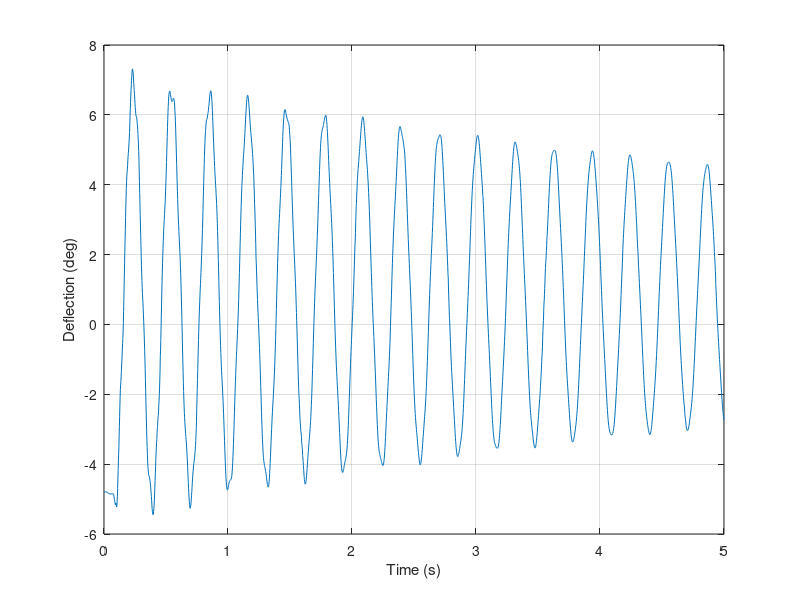

MATLAB code for this plot: (Note: this script raises an error after producing the figure.)
%% Lab 4 Workspace
% By: Noe Lepez Da Silva Duarte
% Created: 05 March 2022

clc
clear
close all

%% Part A

% Constants
m_l = 0.065;                                                % [kg]
L_l = 0.419;                                                % [m]
b_l = 2.083*10^-2;                                          % [m]
h_l = 8.128 * 10^-4;                                        % [m]
E = 200*10^9;                                                    % [GPa]
I = 9.32 * 10^(-13);                                        % [m^4]
B_eq = 0.015;                                               % [Nm/(rad/s)
J_eq = 0.00208;                                             % [kg*m^2]
R_m = 2.6;                                                  % [Ohm]
k_t = 7.68 *10^-3;                                          % [Nm]
nu_m = 0.69;                                                
k_m = 7.68*10^-3;                                           % [V/(rad/s)]
K_g = 70;
nu_g = 0.90;
J_l = (m_l*L_l^2)/3;
m = m_l/L_l;
const1 = sqrt(E*I/m);
w_1 = const1*(1.875/L_l)^2;
w_2 = const1*(4.694/L_l)^2;
w_3 = const1*(7.855/L_l)^2;

tip = load("Tip");
mid = load("Mid");
base = load("Base");

% Tip
tip_alpha = tip.data_alpha(:,2);
tip_time = tip.data_alpha(:,1);

figure(1)
plot(tip_time, tip_alpha)
xlabel("Time (s)")
ylabel("Deflection (deg)")
grid on
% saveas(figure(1), "tip_deflection.png")

[tip_peaks, tip_peaks_loc] = findpeaks(tip_alpha, tip_time, 'MinPeakProminence',1);
tip_period= mean(diff(tip_peaks_loc(1:end)));

del_tip = (1/(5-1))*log(tip_peaks(1)/tip_peaks(5));
zeta_tip = 1/sqrt(1+(2*pi/del_tip));
omega_d_tip = 2*pi/tip_period;
omega_n_tip = omega_d_tip/sqrt(1-zeta_tip^2);
K_s_tip = (omega_n_tip^2)*J_l;

% Mid
mid_alpha = mid.data_alpha(:,2);
mid_time = mid.data_alpha(:,1);

figure(2)
plot(mid_time, mid_alpha)
xlabel("Time (s)")
ylabel("Deflection (deg)")
grid on
% saveas(figure(2), "mid_deflection.png")

[mid_peaks, mid_peaks_loc] = findpeaks(mid_alpha, mid_time, 'MinPeakProminence',1);
mid_period= mean(diff(mid_peaks_loc(1:end)));

del_mid = (1/(5-1))*log(mid_peaks(1)/mid_peaks(5));
zeta_mid = 1/sqrt(1+(2*pi/del_mid));
omega_d_mid = 2*pi/mid_period;
omega_n_mid = omega_d_mid/sqrt(1-zeta_mid^2);
K_s_mid = (omega_n_mid^2)*J_l;


% Base
base_alpha = base.data_alpha(:,2);
base_time = base.data_alpha(:,1);

figure(3)
plot(base_time, base_alpha)
xlabel("Time (s)")
ylabel("Deflection (deg)")
grid on
% saveas(figure(3), "base_deflection.png")

[base_peaks, base_peaks_loc] = findpeaks(base_alpha, base_time, 'MinPeakProminence',1);
base_period= mean(diff(base_peaks_loc(1:end)));

del_base = (1/(5-1))*log(base_peaks(1)/base_peaks(5));
zeta_base = 1/sqrt(1+(2*pi/del_base));
omega_d_base = 2*pi/base_period;
omega_n_base = omega_d_base/sqrt(1-zeta_base^2);
K_s_base = (omega_n_base^2)*J_l;

K_s = mean([K_s_tip, K_s_base, K_s_mid]);

%% Part B

c_sig = load("chirp_signal");

output_alpha = c_sig.output_alpha;
time = c_sig.time;

% figure(1)
% plot(time, output_alpha)
% xlabel("Time (s)")
% ylabel("Alpha (Hz)")

dT = time(2)-time(1);
Fs = 1/dT;
L = length(output_alpha)-1;
f = Fs*(0:(L/2))/L;
Ya = fft(output_alpha);
Pa2 = abs(Ya/L);
Pa1 = Pa2(1:L/2+1);
Pa1(2:end-1) = 2*Pa1(2:end-1);
% Frequency Response (FFT)
plot(f,Pa1)
xlim([0 150])
xlabel('Frequency (Hz)')
ylabel('|Amplitude {\alpha}|')
title('Single-Sided Amplitude Spectrum of \alpha')
% Angular Deflection vs. Time
figure
plot(time,output_alpha)
xlabel('Time (s)')
ylabel('Deflection Angle, \alpha (deg)')
title('Flexible Link Angle vs Time')

%% Part C

mode1 = load("first_mode_24rads");
mode2 = load("second_mode_20.47hz");
[amp_peaks, amp_peaks_loc] = findpeaks(Pa1, f, 'MinPeakProminence',0.15);
freq1 = amp_peaks_loc(1)*2*pi;
freq2 = amp_peaks_loc(2)*2*pi;
beta1 = (sqrt(freq1/const1));
beta2 = (sqrt(freq2/const1));

x_l = linspace(0,1,100);

v_1 = mode_shape(beta1, x_l, L_l);
v_2 = mode_shape(beta2, x_l, L_l);

figure(5)
plot(x_l, v_1)
hold on
plot(x_l, v_2)
legend('mode 1', 'mode 2', 'location', 'best')
xlabel('x/l')
ylabel('V(x)')

function v = mode_shape(b,x_l,L_l)
    
v = [];
const = (cos(b*L_l)+cosh(b*L_l))/(sin(b*L_l)+sinh(b*L_l));

for x = x_l
    bx = b*x*L_l;
    v_inter = cosh(bx)-cos(bx);
    v_inter = v_inter + const*(sin(bx)-sinh(bx));
    v = [v, v_inter];
end


end